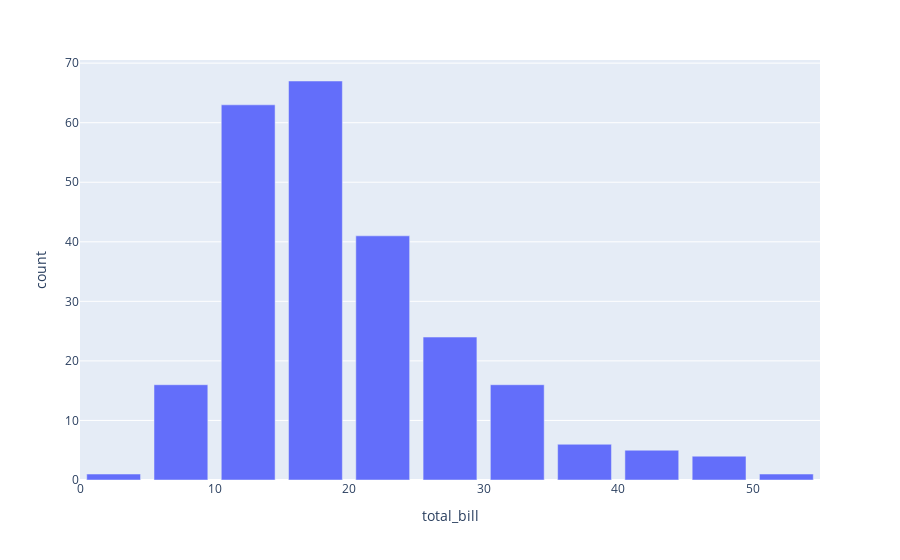

Notebook code cell kept with this figure:
### Code cell
# create the bins
counts, bins = np.histogram(rest_df.total_bill, bins=range(0, 60, 5))
bins = 0.5 * (bins[:-1] + bins[1:])

fig = px.bar(x=bins, y=counts, labels={'x':'total_bill', 'y':'count'})
fig.show()

### Figure 1 — Plotly figure (JSON) as saved in the notebook; plotly's stock layout.template omitted (floating-point values rounded to 4 significant figures)
{"data": [{"alignmentgroup": "True", "hovertemplate": "total_bill=%{x}<br>count=%{y}<extra></extra>", "legendgroup": "", "marker": {"color": "#636efa", "pattern": {"shape": ""}}, "name": "", "offsetgroup": "", "orientation": "v", "showlegend": false, "textposition": "auto", "type": "bar", "x": [2.5, 7.5, 12.5, 17.5, 22.5, 27.5, 32.5, 37.5, 42.5, 47.5, 52.5], "xaxis": "x", "y": [1, 16, 63, 67, 41, 24, 16, 6, 5, 4, 1], "yaxis": "y"}], "layout": {"barmode": "relative", "legend": {"tracegroupgap": 0}, "margin": {"t": 60}, "xaxis": {"anchor": "y", "domain": [0, 1], "title": {"text": "total_bill"}}, "yaxis": {"anchor": "x", "domain": [0, 1], "title": {"text": "count"}}}}
